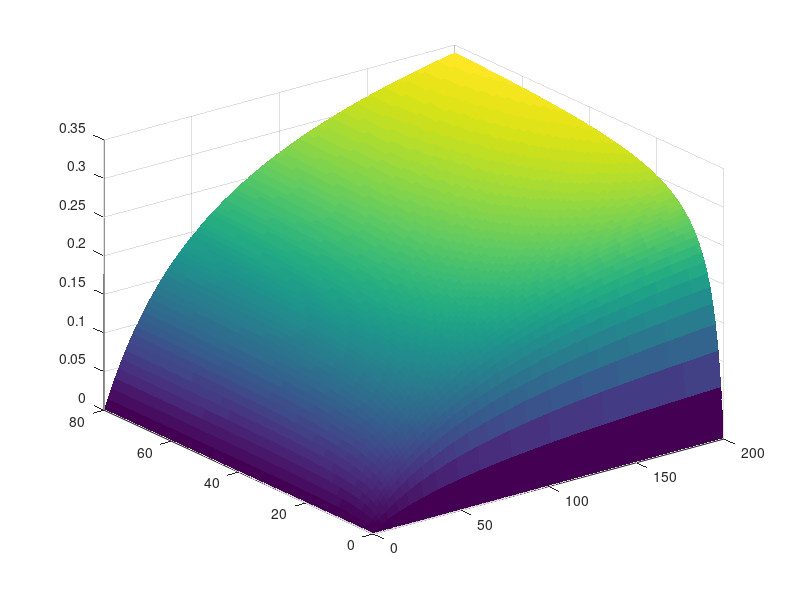

MATLAB code for this plot: (Note: this script raises an error after producing the figure.)
clear; close all; clc

% =========================
% Data vectors for CODD / PHD2
% =========================
CODD = [0 11.18 20.76 40.72 81.24 100 150 200 100*ones(1,9)];
Ox   = [20*ones(1,8), 0 10 20 30 40 50 60 70 80];
vo   = [0 .09 .1596 .18582 .20786 .21774 .20786 .17898 ...
        0 .0966 .1725 .21252 .23828 .27508 .29808 .32752 .3335];

% xdata as 2-by-N for nlinfit
xdata = [CODD; Ox];

% =========================
% Nonlinear fit using nlinfit
% Model: v = Vmax * CODD/(KmCODD+CODD) * Ox/(KmO2+Ox)
% =========================
opts = statset('nlinfit');
opts.RobustWgtFun = 'fair';

model = @(b,x) b(1) .* (x(1,:)./(b(2)+x(1,:))) .* (x(2,:)./(b(3)+x(2,:)));
initialguess = [1 1 1];

[beta,~,~,~,MSE] = nlinfit(xdata, vo, model, initialguess, opts);

MSE
Kcat   = beta(1)/4      % /s https://doi.org/10.1042/BJ20140779
KmCODD = beta(2)
KmO2   = beta(3)

% define explicitly
Vmax  = beta(1);
KmS   = beta(2);
KmO2  = beta(3);

% =========================
% Create fitted surface
% =========================
ERF = linspace(0,200);
OX  = linspace(0,80);

MODEL = zeros(length(ERF), length(OX));
for i = 1:length(ERF)
    for j = 1:length(OX)
        MODEL(i,j) = Vmax * ERF(i)/(KmS+ERF(i)) * OX(j)/(KmO2+OX(j));
    end
end

figure('Position', [100, 100, 800, 600]);
surf(ERF, OX, MODEL, 'EdgeColor','none', 'DisplayName', 'Fitting')
alpha 0.5
xlabel('CODD Concentration (µM)','FontSize',14)
ylabel('Oxygen (%)','FontSize',14)
zlabel('PHD2 activity (µM/s)','FontSize',14)
title('PHD2','FontSize',16);
set(gca, 'FontSize', 14);
colormap(gray)
shading flat
grid on
hold on

% =========================
% Overlay original slice data
% =========================
CODD1 = [0 11.18 20.76 40.72 81.24 100 150 200];
vo1   = [0 .09 .1596 .18582 .20786 .21774 .20786 .17898];

Ox1 = [0 10 20 30 40 50 60 70 80];
vo2 = [0 .0966 .1725 .21252 .23828 .27508 .29808 .32752 .3335];

line1 = 20*ones(size(CODD1));   % O2 fixed at 20%
line2 = 100*ones(size(Ox1));    % CODD fixed at 100 uM

plot3(CODD1, line1, vo1, 'r:o', 'LineWidth', 1.5, 'DisplayName', 'CODD data point');
plot3(line2, Ox1, vo2, 'b:o', 'LineWidth', 1.5, 'DisplayName', 'Oxygen data point');

% Error bars
errlCODD = [0 .07 .025 .025 .035 .08 .08 0.02]/2;
errhCODD = errlCODD;

errlOx = [0 .01 .03 .025 .025 .05 .07 .07 0.03]/2;
errhOx = errlOx;

plot3([CODD1',CODD1']', [line1',line1']', [-errlCODD', errhCODD']'+vo1, '-r', 'LineWidth', 1.5)
plot3([line2',line2']', [Ox1',Ox1']',     [-errlOx',   errhOx']'+vo2,  '-b', 'LineWidth', 1.5)

